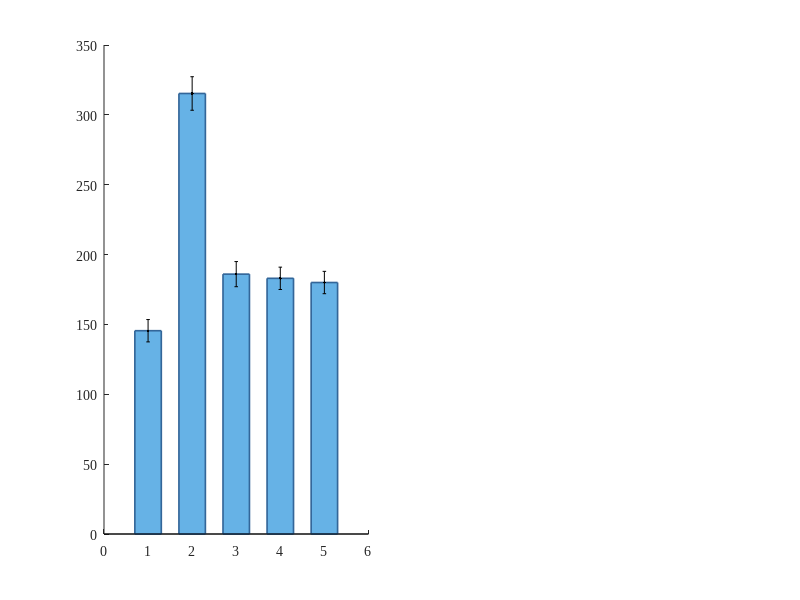

The MATLAB script that drew this image: (Note: this script raises an error after producing the figure.)
%% 主脚本：生成论文图表
% 清除环境
clear; clc; close all;

set(groot, 'DefaultAxesFontName', 'Times New Roman');
set(groot, 'DefaultTextFontName', 'Times New Roman');

%% 创建图形窗口
fig = figure('Position', [100, 100, 1200, 450], 'Color', 'white');

%% ========== 左图：消融研究柱状图  ==========
ax1 = subplot(1, 2, 1);
hold on;

categories = {'Full', 'w/o IMU', 'w/o Exp Map', 'w/o Transformer', 'w/o Dual-stream'};
rmse_values = [145.5, 315.3, 186.0, 183.0, 180.0];
errors = [8, 12, 9, 8, 8]; 

bar_width = 0.6;
x_pos = 1:length(categories);
bars = bar(x_pos, rmse_values, bar_width, 'FaceColor', [0.4, 0.7, 0.9], ...
    'EdgeColor', [0.2, 0.4, 0.6], 'LineWidth', 1.2);

errorbar(x_pos, rmse_values, errors, 'k.', 'LineWidth', 1.5, ...
    'MarkerSize', 1, 'CapSize', 6);

for i = 1:length(rmse_values)
    text(x_pos(i), rmse_values(i) + errors(i) + 10, ...
        sprintf('%.1f m', rmse_values(i)), ...
        'HorizontalAlignment', 'center', ...
        'FontSize', 10, 'FontWeight', 'bold');
end

set(gca, 'XTick', x_pos, 'XTickLabel', categories, 'FontSize', 10);
xlabel('Configuration', 'FontSize', 12, 'FontWeight', 'bold');
ylabel('RMSE (m)', 'FontSize', 12, 'FontWeight', 'bold');
title('Ablation Study: Component Contribution Analysis', ...
    'FontSize', 13, 'FontWeight', 'bold');

ylim([0, 400]);
grid on;
grid minor;
set(gca, 'GridLineStyle', '--', 'GridAlpha', 0.3);

hold off;

%% ========== 右图：已优化  ==========
ax2 = subplot(1, 2, 2);
hold on;

datasets = struct();
datasets(1).name = 'RSLAM baseline (-5)';    datasets(1).color = [0.5,0.5,0.5];  datasets(1).style = '--';
datasets(2).name = 'Town01 (125)';          datasets(2).color = [0.2,0.6,0.8];  datasets(2).style = '-';
datasets(3).name = 'Town02 (165)';          datasets(3).color = [0.9,0.4,0.1];  datasets(3).style = '-';
datasets(4).name = 'Town10 (195)';          datasets(4).color = [0.6,0.8,0.2];  datasets(4).style = '-';
datasets(5).name = 'MH03 (171)';             datasets(5).color = [0.8,0.2,0.2];  datasets(5).style = '-';
datasets(6).name = 'KITTI 07 (112)';        datasets(6).color = [0.5,0.2,0.7];  datasets(6).style = '-'; 
datasets(7).name = 'MH01(166)';                 datasets(7).color = [0.9,0.7,0.2];  datasets(7).style = '-';

frame_nums = linspace(0, 1800, 100); 

slopes = [0.004, 0.055, 0.070, 0.085, 0.050, 0.095, 0.048];

for i = 1:length(datasets)
    y_vals = slopes(i) * frame_nums;
    plot(frame_nums, y_vals, 'Color', datasets(i).color, ...
         'LineStyle', datasets(i).style, 'LineWidth', 1.8, ...
         'DisplayName', datasets(i).name);
end

plot(1800, 153, 'o', 'MarkerFaceColor', [0.6,0.8,0.2], 'MarkerSize',7);
text(1850, 153, '195','FontSize',10,'FontWeight','bold');

xlim([0, 2000]);
ylim([0, 200]);

xlabel('Frame Number', 'FontSize', 12, 'FontWeight', 'bold');
ylabel('Visual Template Count', 'FontSize', 12, 'FontWeight', 'bold');
title('Visual Template Growth Across 6 Datasets', 'FontSize', 13, 'FontWeight', 'bold');

grid on; grid minor;
set(gca, 'GridLineStyle', '--', 'GridAlpha', 0.3);
legend('Location', 'southeast', 'FontSize', 8, 'NumColumns', 2);

hold off;

%% 布局
set(gcf, 'Units', 'normalized', 'OuterPosition', [0.05, 0.2, 0.9, 0.6]);

%% ============导出EPS矢量图【关键】============
% -depsc 输出彩色eps，论文标准
print(gcf, 'ablation_unified.eps', '-depsc', '-r300');
